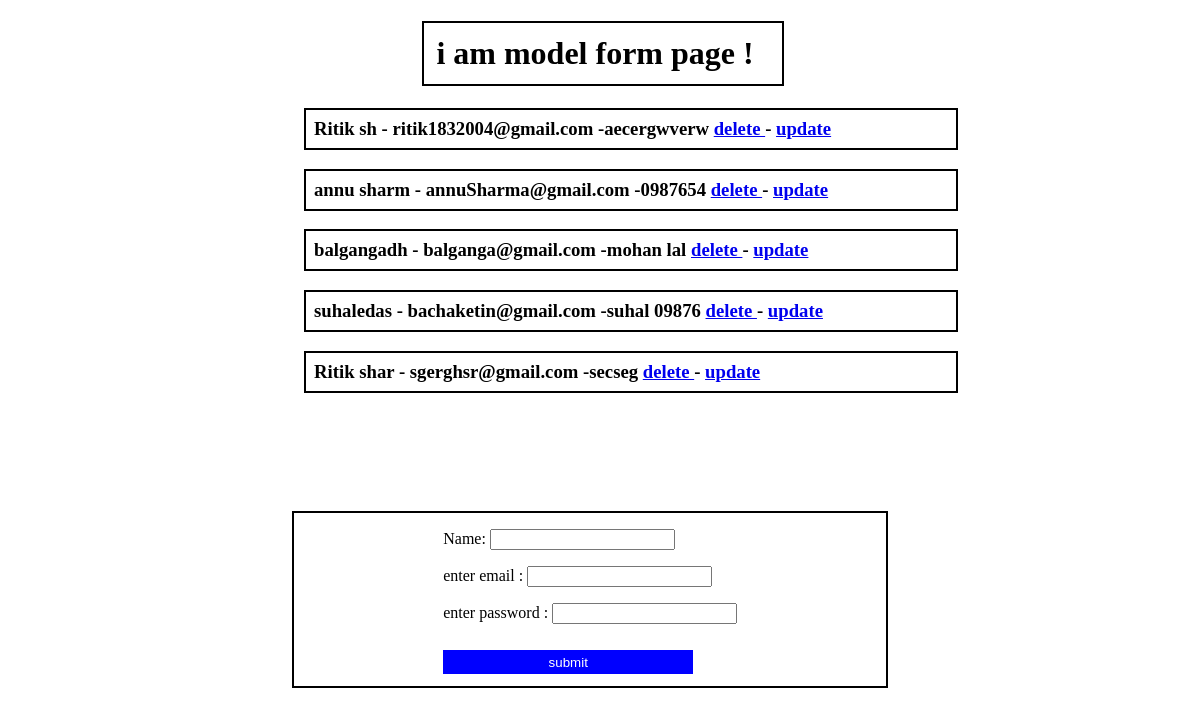
The app's page /model/form/ with its own data.
### modelform/models.py (models this page shows)
class student(models.Model):
    name = models.CharField( max_length=70)
    email = models.EmailField( max_length=254 , blank=True)
    password = models.CharField(max_length=50)

### modelform/views.py (the view)
# urls.py: path("form/",views.mform_page , name="model form "),
def mform_page(request):
    udata = student.objects.all()
    if request.method == 'POST':
        fm = studentForm(request.POST)
        if fm.is_valid():
            nm = request.POST.get('name')
            em = request.POST.get('email')
            ps = request.POST.get('password')
            reg = student(name=nm , email=em , password=ps)
            reg.save()
            return HttpResponseRedirect('/model/form')
    else:
        fm = studentForm()
    context={
        'form':fm,
        'data' : udata,
    }
    return render(request , 'modelform.html' ,context)

### modelform/forms.py
class studentForm(forms.ModelForm):
    name = forms.CharField( max_length=10, required=False) # this field can overide the original fields
    class Meta:
        model = student
        fields = '__all__' # this will give you all field which have in
        labels = {'name':'enter name  ' , 'email':'enter email  ' , 'password':'enter password  '}
        help_texts = {'name':'plese give name !'}
        error_messages = {'name': {'required':'nama to dena padega !'},
        'password' : {'required': "ye email dena "}}
        widgets = {'password':forms.PasswordInput,'name':forms.TextInput(attrs={'class' : 'myclass' , 'placeholder':"yahi naam likhna hai ! "}),}

### modelform/templates/modelform.html (shortened to what this page needs)
<!DOCTYPE html>
{% load static %}
<html lang="en">
<head>
</head>
<body>
    <h1 class="mid-text"> i am model form page ! </h1>
    {% for data in data %}
    <h3 class="midtext"> {{data.name}} - {{data.email}} -{{data.password}} <a href="/model/del/{{data.id}}/"> delete </a>  -   <a href="/model/upt/{{data.id}}">update </a> </h3>
      {% endfor %}
    <div class="mid">
        <div class="sp">
    <form action=" " method="POST" novalidate>
     {{form.as_p}}
      <button class="bt" type="submit" value="value">submit</button>
    </form>
  </div>
</div>
</body>
</html>

### modelform/templates/modelform.html (style rules this page uses)
.mid-text { margin-left : 35% ; width : 334px ; border : 2px solid black ; padding : 12px ; }
.midtext { margin-left : 25% ; width : 634px ; border : 2px solid black ; padding : 8px ; }
.mid { border: 2px solid black; width: 50%; height: 50%; margin-top: 10%; margin-left: 24%; display: flex; align-items: center; justify-content: center; }
.sp { margin-bottom: 12px; }
.bt { background-color: blue; border: none; color: white; width: 250px; height: 24px; margin-top: 10px ;; }

### records on screen
student: name "Ritik sh", email "ritik1832004@gmail.com", password "aecergwverw"
student: name "annu sharm", email "annuSharma@gmail.com", password "0987654"
student: name "balgangadh", email "balganga@gmail.com", password "mohan lal"
student: name "suhaledas", email "bachaketin@gmail.com", password "suhal 09876"
student: name "Ritik shar", email "sgerghsr@gmail.com", password "secseg"
